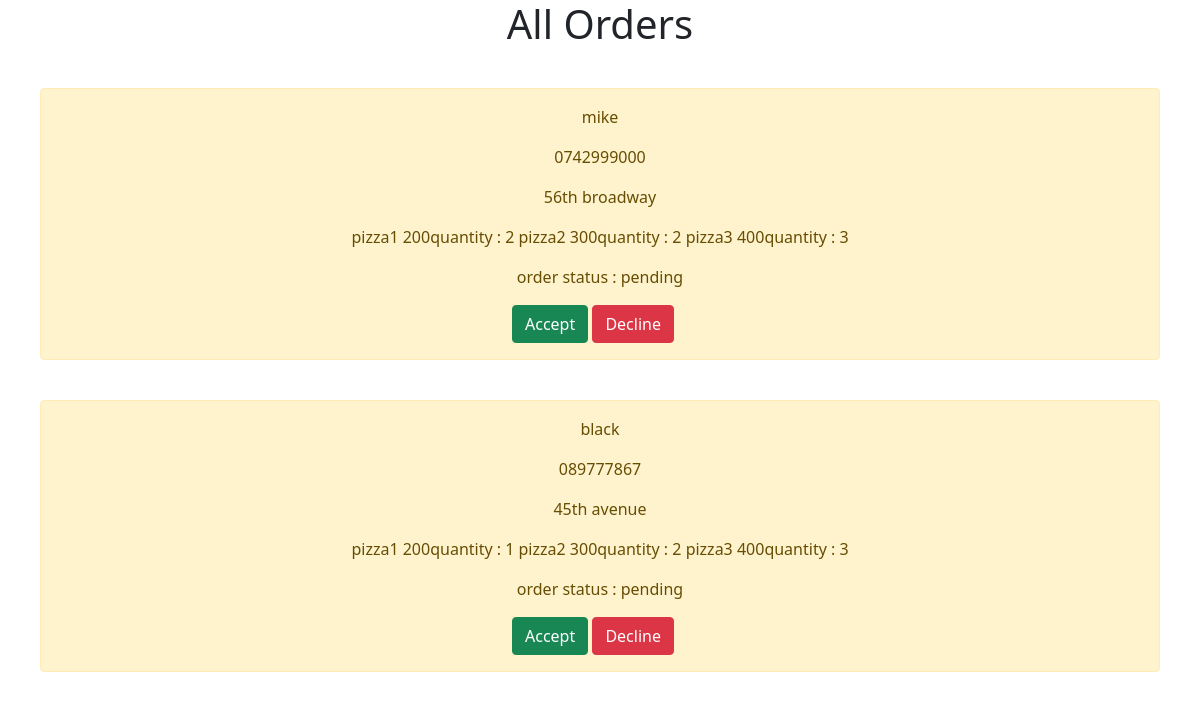
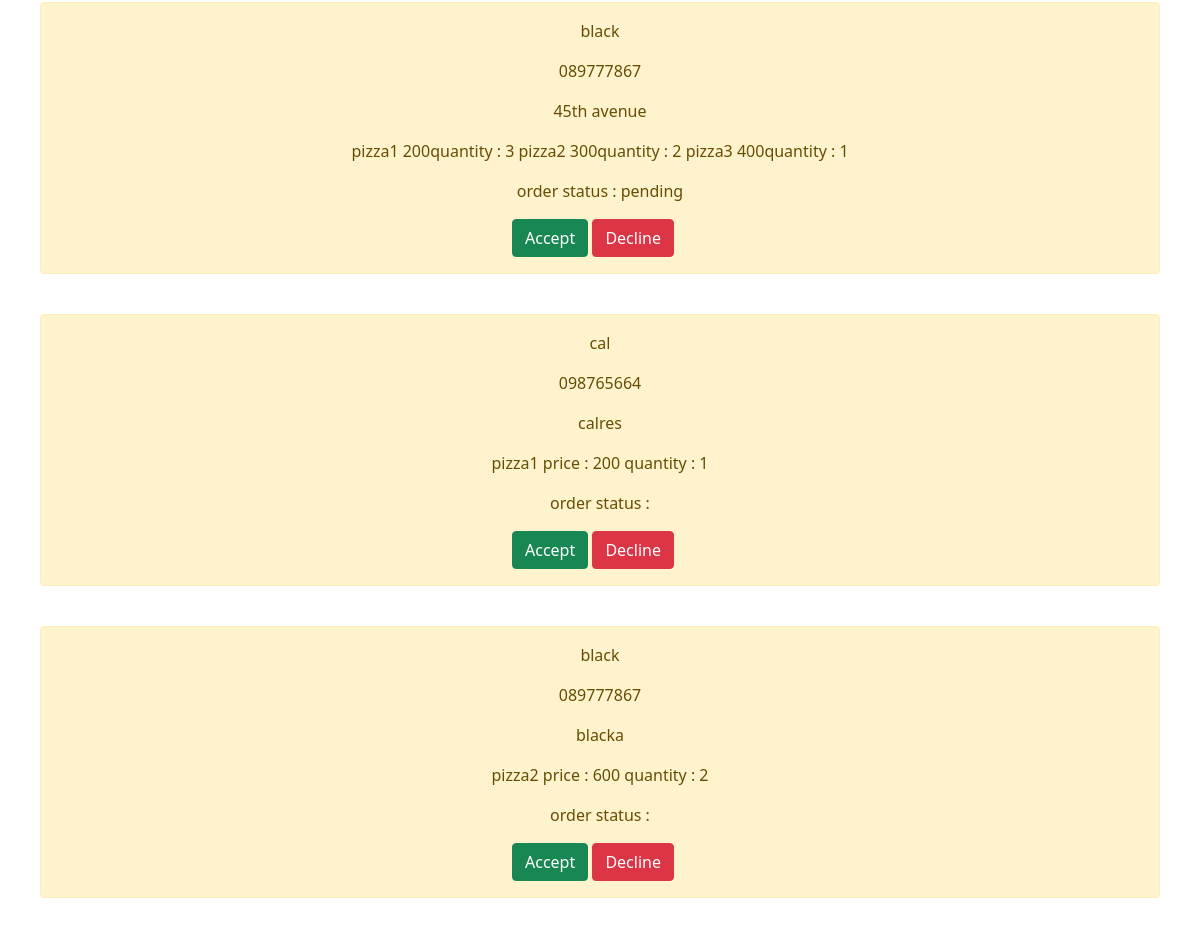
Page /adminorders/ on the earlier database version (2 pictures, top to bottom).
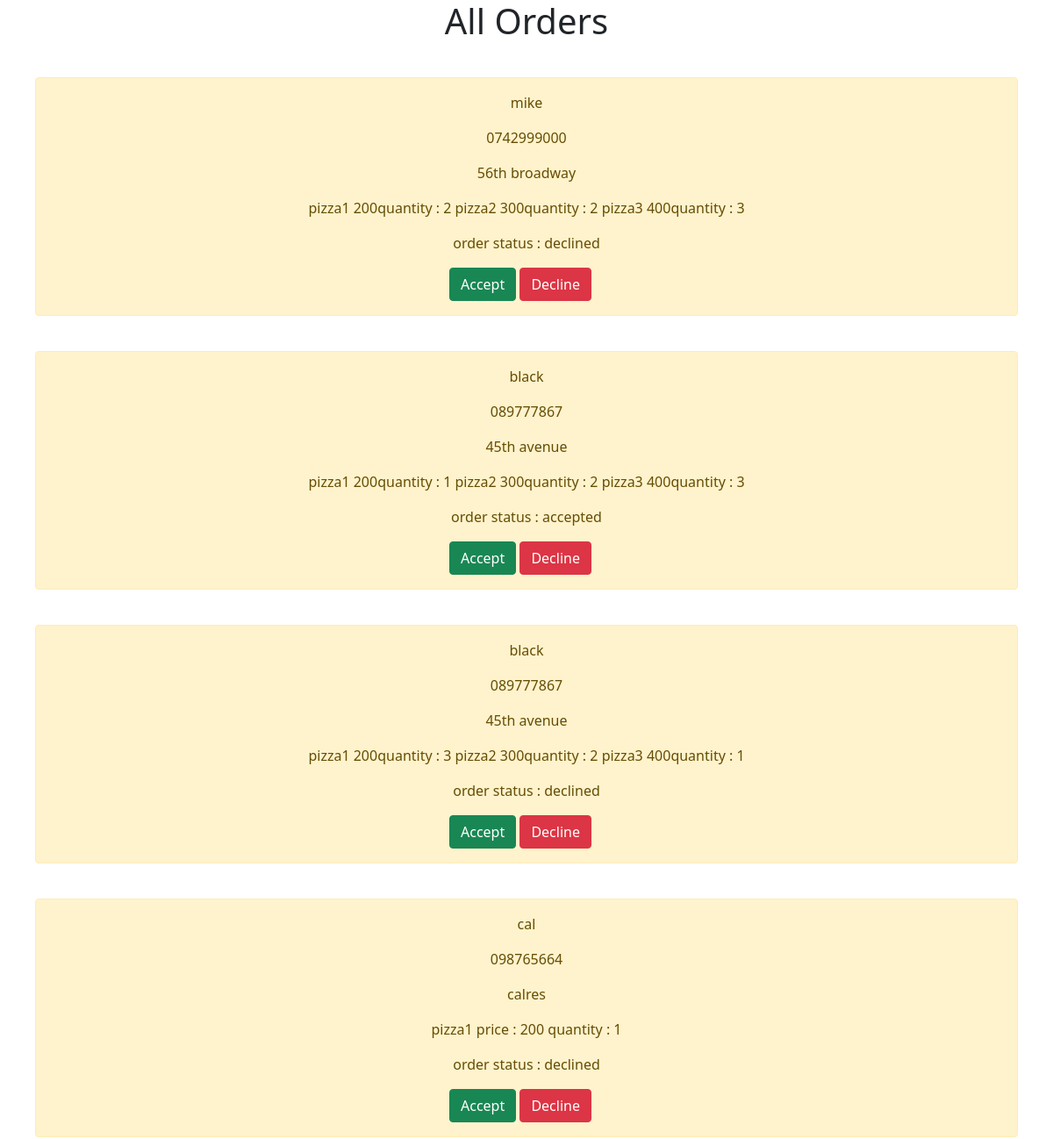
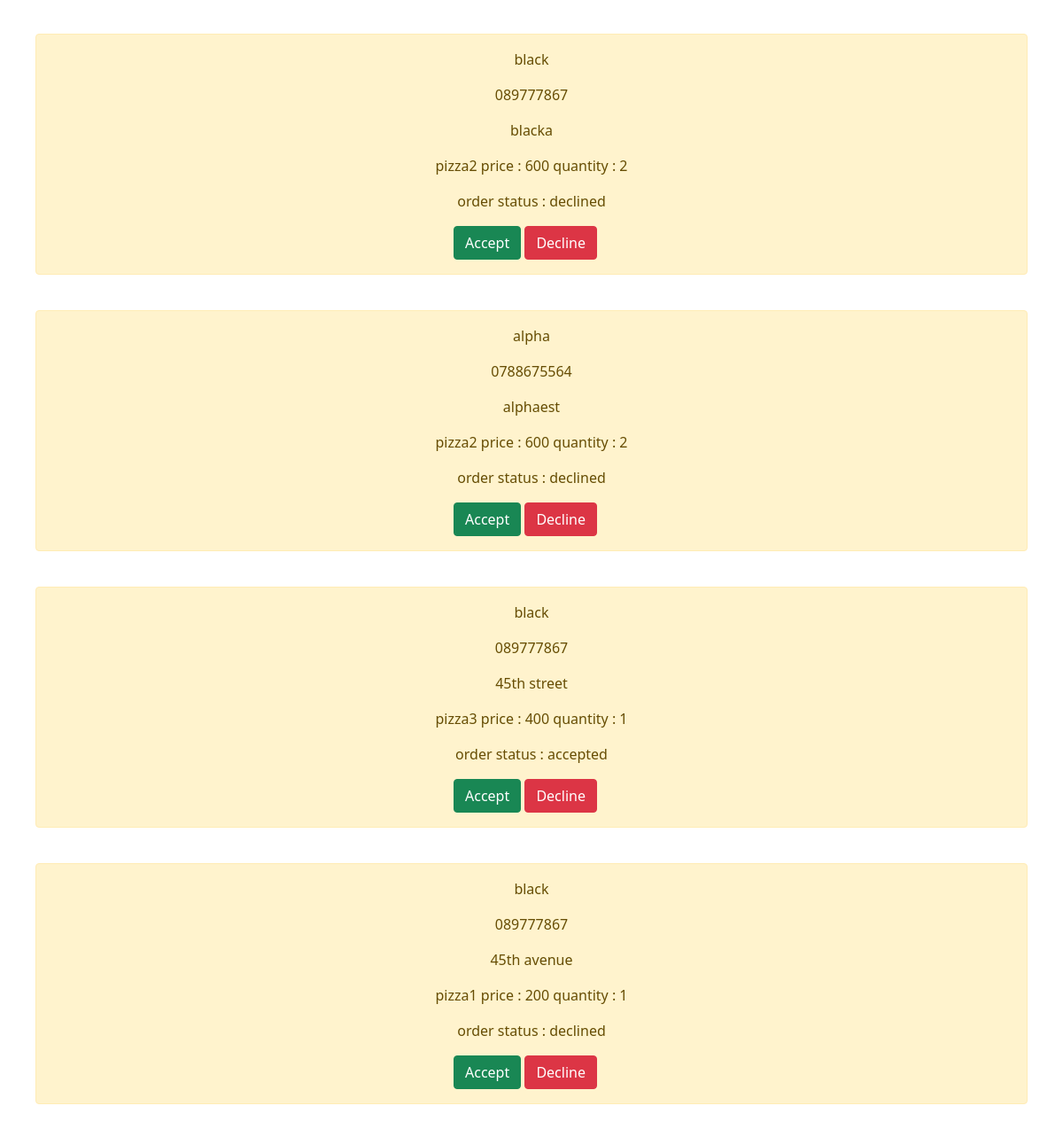
Same page on the later database version (2 pictures, top to bottom).
### pizzaapp/models.py (models this page shows)
class orderModel(models.Model):
    username = models.CharField(max_length=10)
    telephone = models.CharField(max_length=10)
    address = models.CharField(max_length=10)
    ordereditems = models.CharField(max_length=10)
    status = models.CharField(max_length=10)

### pizzaapp/views.py (the view)
# urls.py: path('adminorders/',adminorders),
def adminorders(request):
    orders = orderModel.objects.all()
    context = {'orders' : orders}
    return render(request,'pizzaapp/adminorders.html',context)

### templates/pizzaapp/adminorders.html
{% extends 'base.html' %}
{% block content %}
<h1 style="text-align: center;">All Orders</h1>
{% for order in orders %}
<div style="margin: 40px;" class="alert alert-warning" role="alert">
    <p style="text-align: center;" >{{order.username}}</p>
    <p style="text-align: center;" >{{order.telephone}}</p>
    <p style="text-align: center;" >{{order.address}}</p>
    <p style="text-align: center;" >{{order.ordereditems}}</p>
    <p style="text-align: center;">order status : {{order.status}}</p>
    <div class="container" style="margin: auto;width: 200px;">
        <a href="/acceptorder/{{order.id}}/" class="btn btn-success">Accept</a>
        <a href="/declineorder/{{order.id}}/" class="btn btn-danger">Decline</a>
    </div>
</div>
{% endfor %}
{% endblock %}

Differences in the rows shown:
changed orderModel "mike": status "pending" → "declined"
changed orderModel "pizza1 200quantity : 1 pizza2 300quantity : 2 pizza3 400quantity : 3": status "pending" → "accepted"
changed orderModel "pizza1 200quantity : 3 pizza2 300quantity : 2 pizza3 400quantity : 1": status "pending" → "declined"
changed orderModel "cal": status (not shown) → "declined"
changed orderModel "blacka": status (not shown) → "declined"
added orderModel: username "alpha", telephone "0788675564", address "alphaest", ordereditems "pizza2 price : 600 quantity : 2", status "declined"
added orderModel: username "black", telephone "089777867", address "45th street", ordereditems "pizza3 price : 400 quantity : 1", status "accepted"
added orderModel: username "black", telephone "089777867", address "45th avenue", ordereditems "pizza1 price : 200 quantity : 1", status "declined"
